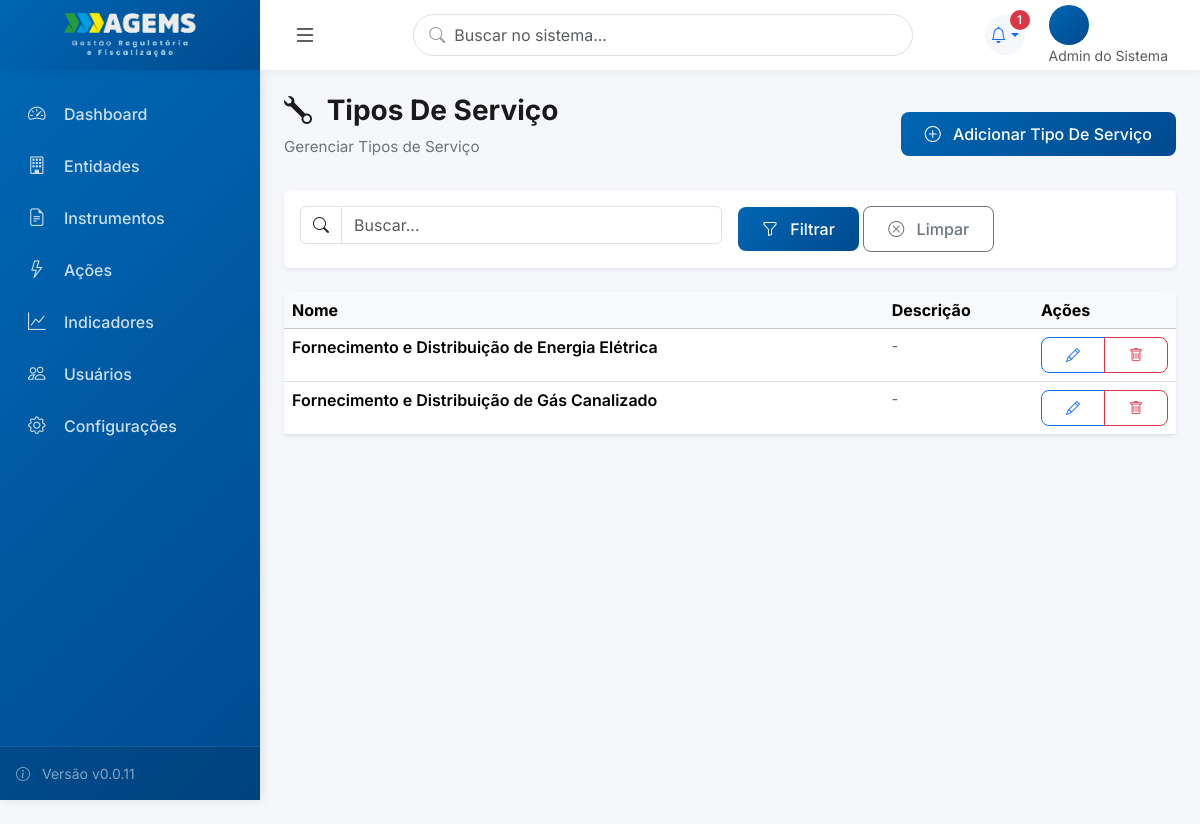
/tipos-servico/ (signed in), run on the app's committed database.
### usuarios/models.py (models this page shows, shortened)
class Usuario(AbstractUser):
    PERFIL_CHOICES = [
        (0, 'Admin do Sistema'),
        (1, 'Gestor (Diretor)'),
        (2, 'Gestor (Assessor)'),
        (3, 'Técnico (Coordenador)'),
        (4, 'Técnico (Executor)'),
        (5, 'Visualizador (Auditor)'),
    ]
    perfil = models.IntegerField(
        choices=PERFIL_CHOICES,
        default=4,
        verbose_name='Perfil de Acesso',
        help_text='Define o nível de acesso e permissões do usuário'
    )
    diretoria = models.ForeignKey(
        'core.Diretoria',
        on_delete=models.SET_NULL,
        null=True,
        blank=True,
        related_name='usuarios_diretoria',
        verbose_name='Diretoria',
        help_text='Diretoria principal do usuário (obrigatório para perfis 1-5)'
    )
    subunidade = models.ForeignKey(
        'core.Subunidade',
        on_delete=models.SET_NULL,
        null=True,
        blank=True,
        related_name='usuarios',
        verbose_name='Subunidade',
        help_text='Subunidade específica (obrigatório para perfis 2, 3, 4)'
    )
    diretorias_visualizacao = models.ManyToManyField(
        'core.Diretoria',
        blank=True,
        related_name='visualizadores',
        verbose_name='Diretorias para Visualização',
        help_text='Diretorias que o visualizador pode acessar (apenas para perfil 5)'
    )
    cargo = models.CharField(max_length=100, blank=True, verbose_name='Cargo')
    setor = models.CharField(max_length=100, blank=True, verbose_name='Setor/Departamento')
    telefone = models.CharField(max_length=20, blank=True, verbose_name='Telefone')
    entidade = models.ForeignKey(
        'entidades.Entidade',
        on_delete=models.SET_NULL,
        null=True,
        blank=True,
        related_name='usuarios',
        verbose_name='Entidade'
    )
    senha_temporaria = models.BooleanField(
        default=False,
        verbose_name='Senha Temporária',
        help_text='Se True, usuário será forçado a trocar senha no próximo login'
    )
    ativo = models.BooleanField(default=True, verbose_name='Usuário Ativo')
    data_criacao = models.DateTimeField(auto_now_add=True, verbose_name='Data de Criação')
    data_atualizacao = models.DateTimeField(auto_now=True, verbose_name='Última Atualização')
    class Meta:
        verbose_name = 'Usuário'
        verbose_name_plural = 'Usuários'
        ordering = ['first_name', 'last_name']
        indexes = [
            models.Index(fields=['perfil']),
            models.Index(fields=['diretoria']),
            models.Index(fields=['subunidade']),
        ]

### core/models.py (models this page shows, shortened)
class TipoServico(models.Model):
    nome = models.CharField('Nome do Serviço', max_length=100, unique=True)
    descricao = models.TextField('Descrição', blank=True)
    ativo = models.BooleanField('Ativo', default=True)
    class Meta:
        verbose_name = 'Tipo de Serviço'
        verbose_name_plural = 'Tipos de Serviço'
        ordering = ['nome']

### core/core_views.py (the view)
# urls.py: path('tipos-servico/', TipoServicoListView.as_view(), name='tiposervico_list'),
class TipoServicoListView(ModernListView):
    model = TipoServico
    template_name = 'core/tiposervico_list.html'
    icon = "bi bi-wrench"
    create_url = 'tiposervico_create'

### core/views.py (called while the page is built)
    def get_context_data(self, **kwargs):
        context = super().get_context_data(**kwargs)
        context['title'] = getattr(self, 'title', self.model._meta.verbose_name_plural.title())
        context['subtitle'] = getattr(self, 'subtitle', f'Gerenciar {self.model._meta.verbose_name_plural}')
        context['icon'] = getattr(self, 'icon', 'bi bi-list')
        context['singular_name'] = self.model._meta.verbose_name.title()
        context['create_url'] = getattr(self, 'create_url', f'{self.model._meta.model_name}_create')
        return context

    def get_queryset(self):
        queryset = self.model.objects.all()
        search = self.request.GET.get('q')
        if search and hasattr(self, 'search_fields'):
            from django.db.models import Q
            query = Q()
            for field in self.search_fields:
                query |= Q(**{f'{field}__icontains': search})
            queryset = queryset.filter(query)
        return queryset

### templates/core/tiposervico_list.html
﻿{% extends 'components/list_view.html' %}
{% block table_headers %}
<th>Nome</th>
<th>Descrição</th>
{% endblock %}
{% block table_rows %}
{% for item in object_list %}
<tr>
    <td>
        <div class="fw-semibold">{{item.nome}}</div>
    </td>
    <td>
        {% if item.descricao %}
        <small class="text-muted">{{item.descricao|truncatewords:15}}</small>
        {% else %}
        <small class="text-muted">-</small>
        {% endif %}
    </td>
    <td>
        <div class="btn-group btn-group-sm">
            <a href="{% url 'tiposervico_edit' item.pk %}" class="btn btn-outline-primary" title="Editar">
                <i class="bi bi-pencil"></i>
            </a>
            <a href="{% url 'tiposervico_delete' item.pk %}" class="btn btn-outline-danger" title="Excluir">
                <i class="bi bi-trash"></i>
            </a>
        </div>
    </td>
</tr>
{% endfor %}
{% endblock %}

### templates/base_modern.html (shortened to what this page needs)
﻿{% load static %}
<!DOCTYPE html>
<html lang="pt-BR">
<head>
    <link href="https://cdn.jsdelivr.net/npm/bootstrap@5.3.2/dist/css/bootstrap.min.css" rel="stylesheet">
    <link rel="stylesheet" href="https://cdn.jsdelivr.net/npm/bootstrap-icons@1.11.1/font/bootstrap-icons.css">
    <link rel="stylesheet" href="https://cdnjs.cloudflare.com/ajax/libs/font-awesome/6.4.2/css/all.min.css">
</head>
<body>
    <aside class="sidebar" id="sidebar">
        <ul class="sidebar-nav">
            <li class="sidebar-nav-item">
                <a href="/" class="sidebar-nav-link {% if request.path == '/' %}active{% endif %}">
                    <i class="bi bi-speedometer2"></i>
                    <span>Dashboard</span>
                </a>
            </li>
            {% if perms.entidades.view_entidade %}
            <li class="sidebar-nav-item">
                <a href="{% url 'entidade_list' %}" class="sidebar-nav-link">
                    <i class="bi bi-building"></i>
                    <span>Entidades</span>
                </a>
            </li>
            {% endif %}
            {% if perms.instrumentos.view_instrumento %}
            <li class="sidebar-nav-item">
                <a href="{% url 'instrumento_list' %}" class="sidebar-nav-link">
                    <i class="bi bi-file-earmark-text"></i>
                    <span>Instrumentos</span>
                </a>
            </li>
            {% endif %}
            {% if perms.acoes.view_acao %}
            <li class="sidebar-nav-item">
                <a href="{% url 'acao_list' %}" class="sidebar-nav-link">
                    <i class="bi bi-lightning"></i>
                    <span>Ações</span>
                </a>
            </li>
            {% endif %}
            {% if perms.indicadores.view_indicador %}
            <li class="sidebar-nav-item">
                <a href="{% url 'indicador_list' %}" class="sidebar-nav-link">
                    <i class="bi bi-graph-up"></i>
                    <span>Indicadores</span>
                </a>
            </li>
            {% endif %}
            {% if user.is_authenticated and user.perfil <= 3 %}
                <li class="sidebar-nav-item">
                    <a href="{% url 'usuario_list' %}" class="sidebar-nav-link">
                        <i class="bi bi-people"></i>
                        <span>Usuários</span>
                    </a>
                </li>
                <li class="sidebar-nav-item">
                    <a href="{% url 'configuracoes' %}" class="sidebar-nav-link">
                        <i class="bi bi-gear"></i>
                        <span>Configurações</span>
                    </a>
                </li>
                {% endif %}
        </ul>
        <div class="sidebar-footer">
            <div class="text-white-50 small">
                <i class="bi bi-info-circle me-2"></i>
                Versão v0.0.11
            </div>
        </div>
    </aside>
    <main class="main-content">
        <header class="top-header">
            <div class="d-flex align-items-center h-100">
                <div class="header-brand-box">
                    <a href="/" class="sidebar-brand">
                        <img src="{% static 'img/logo.png' %}" alt="AGEMS" style="max-width: 140px; height: auto;">
                    </a>
                </div>
                <button class="btn btn-link text-dark ms-2" id="sidebarToggle">
                    <i class="bi bi-list fs-4"></i>
                </button>
            </div>
            <div class="header-search position-relative d-none d-lg-block">
                <i class="bi bi-search"></i>
                <input type="search" class="form-control" placeholder="Buscar no sistema...">
            </div>
            <div class="header-actions">
                <div class="dropdown">
                    <a class="header-icon dropdown-toggle text-decoration-none" href="#" id="alertsDropdown"
                        data-bs-toggle="dropdown" aria-expanded="false">
                        <i class="bi bi-bell"></i>
                        <span id="alertCount" class="badge bg-danger rounded-pill">0</span>
                    </a>
                </div>
                <div class="user-profile dropdown">
                    <div data-bs-toggle="dropdown">
                        <div class="user-avatar">
                        </div>
                        <div class="d-none d-md-block">
                            <div class="small text-muted">{{user.get_perfil_display}}</div>
                        </div>
                    </div>
                </div>
            </div>
        </header>
        <div class="content-area">
            {% block content %}{% endblock %}
        </div>
    </main>
</body>
</html>

### templates/base_modern.html (style rules this page uses)
:root { --primary-color: #0066B3; --secondary-color: #6c757d; --success-color: #198754; --danger-color: #dc3545; --warning-color: #ffc107; --info-color: #0dcaf0; --gold-color: #FFC300; --dark-color: #212529; --light-color: #f8f9fa; --sidebar-width: 260px; --header-height: 70px; --transition-speed: 0.3s; }
* { margin: 0; padding: 0; box-sizing: border-box; }
body { font-family: 'Inter', sans-serif; background-color: #f5f7fa; color: #333; overflow-x: hidden; transition: padding-left var(--transition-speed) ease; }
.sidebar { position: fixed; top: var(--header-height); left: 0; height: calc(100vh - var(--header-height)); width: var(--sidebar-width); background: linear-gradient(135deg, #0066B3 0%, #004A8F 100%); padding: 0; z-index: 1000; transition: all var(--transition-speed) ease; box-shadow: 2px 0 10px rgba(0, 0, 0, 0.1); overflow-y: auto; }
.sidebar-brand { color: white; font-size: 1.5rem; font-weight: 700; text-decoration: none; display: flex; align-items: center; gap: 0.75rem; }
.sidebar-nav { padding: 1rem 0; list-style: none; }
.sidebar-nav-item { margin: 0.25rem 0.75rem; }
.sidebar-nav-link { display: flex; align-items: center; padding: 0.75rem 1rem; color: rgba(255, 255, 255, 0.8); text-decoration: none; border-radius: 0.5rem; transition: all 0.3s ease; font-weight: 500; }
.sidebar-nav-link i { width: 24px; margin-right: 0.75rem; font-size: 1.1rem; }
.sidebar-footer { position: absolute; bottom: 0; width: 100%; padding: 1rem; background: rgba(0, 0, 0, 0.1); border-top: 1px solid rgba(255, 255, 255, 0.1); }
.main-content { margin-left: var(--sidebar-width); min-height: 100vh; transition: all var(--transition-speed) ease; padding-top: var(--header-height); }
.top-header { background: white; height: var(--header-height); padding: 0 1.5rem 0 0; box-shadow: 0 2px 10px rgba(0, 0, 0, 0.05); display: flex; align-items: center; justify-content: space-between; position: fixed; top: 0; left: 0; right: 0; width: 100%; z-index: 1010; }
.header-brand-box { width: var(--sidebar-width); height: 100%; background: linear-gradient(135deg, #0066B3 0%, #004A8F 100%); display: flex; align-items: center; justify-content: center; padding: 0 1rem; transition: all var(--transition-speed) ease; }
.header-search { flex: 1; max-width: 500px; }
.header-search input { border-radius: 50px; border: 1px solid #e0e0e0; padding: 0.5rem 1.5rem; padding-left: 2.5rem; }
.header-search i { position: absolute; left: 1rem; top: 50%; transform: translateY(-50%); color: #999; }
.header-actions { display: flex; align-items: center; gap: 1rem; }
.header-icon { position: relative; width: 40px; height: 40px; border-radius: 50%; background: #f5f7fa; display: flex; align-items: center; justify-content: center; cursor: pointer; transition: all 0.3s ease; }
.header-icon .badge { position: absolute; top: -5px; right: -5px; font-size: 0.7rem; }
.user-profile { display: flex; align-items: center; gap: 0.75rem; cursor: pointer; padding: 0.5rem; border-radius: 50px; transition: all 0.3s ease; }
.user-avatar { width: 40px; height: 40px; border-radius: 50%; background: linear-gradient(135deg, #0066B3 0%, #004A8F 100%); display: flex; align-items: center; justify-content: center; color: white; font-weight: 600; }
.content-area { padding: 0 1.5rem; }
.badge { padding: 0.5rem 1rem; border-radius: 50px; font-weight: 500; font-size: 0.85rem; }
.btn { padding: 0.625rem 1.5rem; border-radius: 0.5rem; font-weight: 500; transition: all 0.3s ease; }

### templates/alertas_script_v2.html (style rules this page uses)
#alertCount { min-width: 20px; height: 20px; font-size: 0.75rem; line-height: 20px; padding: 0 6px; }

### data on the page
Usuario: perfil "Admin do Sistema"
TipoServico: nome "Fornecimento e Distribuição de Energia Elétrica"
TipoServico: nome "Fornecimento e Distribuição de Gás Canalizado"

### other printed values
{{ title }} "Tipos De Serviço"
{{ subtitle }} "Gerenciar Tipos de Serviço"
{{ singular_name }} "Tipo De Serviço"
